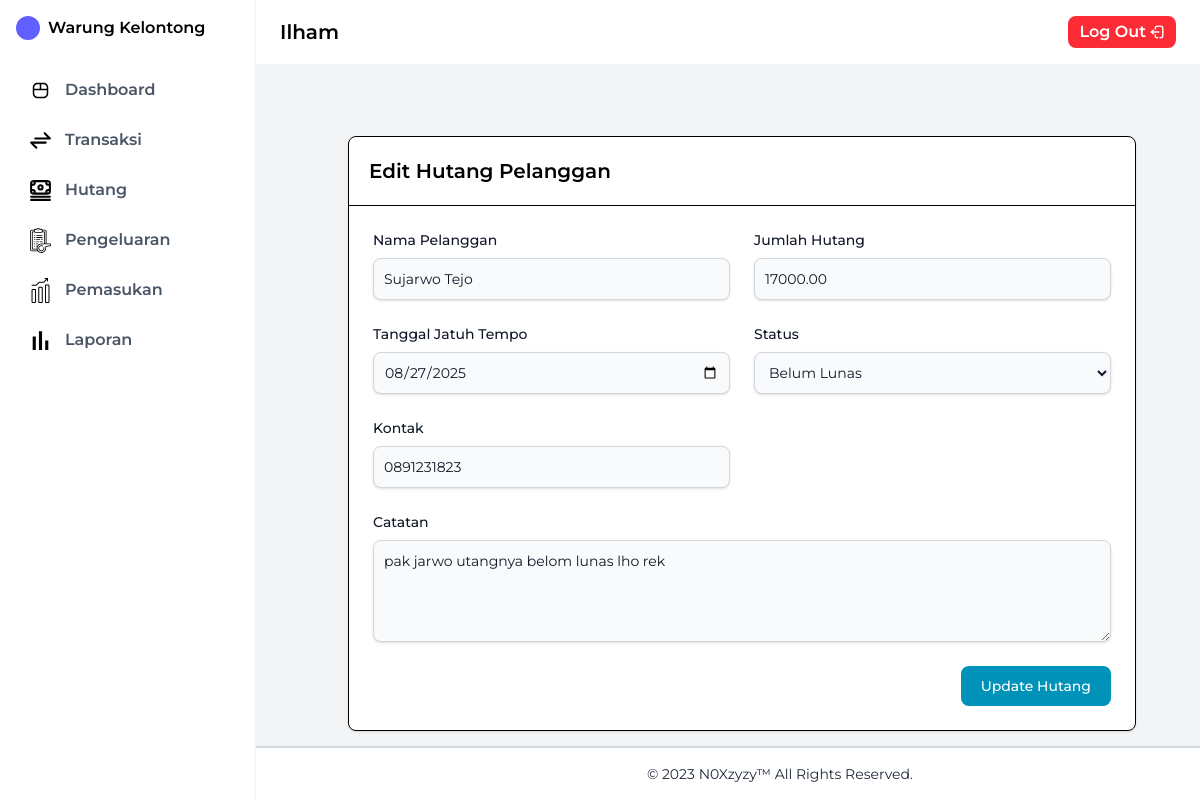
/Views/editHutang.php?id=1 (signed in), run on the app's committed database.
### tables this page shows
CREATE TABLE `hutang_pelanggan` (
  `id` int NOT NULL,
  `nama_pelanggan` varchar(100) NOT NULL,
  `id_transaksi` int NOT NULL,
  `jumlah_hutang` decimal(12,2) NOT NULL,
  `tanggal_jatuh_tempo` date DEFAULT NULL,
  `status` enum('lunas','belum') DEFAULT 'belum',
  `kontak` varchar(50) DEFAULT NULL,
  `catatan` text
);

### Views/editHutang.php (the view, shortened to what this page needs)
<?php
include ("../Config/koneksi.php");
$id = $_GET['id'];
$result = mysqli_query($conn, "SELECT * FROM hutang_pelanggan WHERE id = $id");
$hutang = mysqli_fetch_assoc($result);
include "../Layout/sidebar.php";
include '../Layout/footer.php';
?>
<!DOCTYPE html>
<html lang="id">
<head>
    <script src="https://cdn.jsdelivr.net/npm/@tailwindcss/browser@4"></script>
</head>
<body class="bg-gray-100 flex flex-1">
<div class="flex flex-col flex-1">
    <?php include "../Layout/header.php"; ?>
    <main class="p-6 pt-24 pl-32 flex-1">
        <div class="bg-white border border-1 rounded-lg shadow relative m-10">
            <div class="flex items-start justify-between p-5 border-b rounded-t">
                <h3 class="text-xl font-semibold">Edit Hutang Pelanggan</h3>
            </div>
            <div class="p-6 space-y-6">
                <form method="POST">
                    <div class="grid grid-cols-6 gap-6">
                        <div class="col-span-6 sm:col-span-3">
                            <label for="nama_pelanggan" class="text-sm font-medium text-gray-900 block mb-2">Nama Pelanggan</label>
                            <input type="text" name="nama_pelanggan" id="nama_pelanggan" value="<?= htmlspecialchars($hutang['nama_pelanggan']) ?>" required
                                class="shadow-sm bg-gray-50 border border-gray-300 text-gray-900 sm:text-sm rounded-lg focus:ring-cyan-600 focus:border-cyan-600 block w-full p-2.5">
                        </div>
                        <div class="col-span-6 sm:col-span-3">
                            <label for="jumlah_hutang" class="text-sm font-medium text-gray-900 block mb-2">Jumlah Hutang</label>
                            <input type="number" name="jumlah_hutang" id="jumlah_hutang" value="<?= htmlspecialchars($hutang['jumlah_hutang']) ?>" required
                                class="shadow-sm bg-gray-50 border border-gray-300 text-gray-900 sm:text-sm rounded-lg focus:ring-cyan-600 focus:border-cyan-600 block w-full p-2.5">
                        </div>
                        <div class="col-span-6 sm:col-span-3">
                            <label for="tanggal_jatuh_tempo" class="text-sm font-medium text-gray-900 block mb-2">Tanggal Jatuh Tempo</label>
                            <input type="date" name="tanggal_jatuh_tempo" id="tanggal_jatuh_tempo" value="<?= htmlspecialchars($hutang['tanggal_jatuh_tempo']) ?>" required
                                class="shadow-sm bg-gray-50 border border-gray-300 text-gray-900 sm:text-sm rounded-lg focus:ring-cyan-600 focus:border-cyan-600 block w-full p-2.5">
                        </div>
                        <div class="col-span-6 sm:col-span-3">
                            <label for="status" class="text-sm font-medium text-gray-900 block mb-2">Status</label>
                            <select name="status" id="status" class="shadow-sm bg-gray-50 border border-gray-300 text-gray-900 sm:text-sm rounded-lg focus:ring-cyan-600 focus:border-cyan-600 block w-full p-2.5">
                                <option value="belum" <?= $hutang['status'] == 'belum' ? 'selected' : '' ?>>Belum Lunas</option>
                            </select>
                        </div>
                        <div class="col-span-6 sm:col-span-3">
                            <label for="kontak" class="text-sm font-medium text-gray-900 block mb-2">Kontak</label>
                            <input type="text" name="kontak" id="kontak" value="<?= htmlspecialchars($hutang['kontak']) ?>"
                                class="shadow-sm bg-gray-50 border border-gray-300 text-gray-900 sm:text-sm rounded-lg focus:ring-cyan-600 focus:border-cyan-600 block w-full p-2.5">
                        </div>
                        <div class="col-span-full">
                            <label for="catatan" class="text-sm font-medium text-gray-900 block mb-2">Catatan</label>
                            <textarea name="catatan" id="catatan" rows="4"
                                class="shadow-sm bg-gray-50 border border-gray-300 text-gray-900 sm:text-sm rounded-lg focus:ring-cyan-600 focus:border-cyan-600 block w-full p-2.5"><?= htmlspecialchars($hutang['catatan']) ?></textarea>
                        </div>
                    </div>
                    <div class="mt-6 flex justify-end">
                        <button type="submit" class="text-white bg-cyan-600 hover:bg-cyan-700 focus:ring-4 focus:ring-cyan-200 font-medium rounded-lg text-sm px-5 py-2.5">Update Hutang</button>
                    </div>
                </form>
            </div>
        </div>
    </main>
</div>
</body>
</html>

### Views/editHutang.php (style rules this page uses)
body { font-family: 'Montserrat', sans-serif; }

### data on the page
hutang_pelanggan: nama_pelanggan "Sujarwo Tejo", jumlah_hutang "17000.00", tanggal_jatuh_tempo "08/27/2025", status "Belum Lunas", kontak "0891231823", catatan "pak jarwo utangnya belom lunas lho rek"

### other printed values
$_SESSION['username'] "Ilham"
